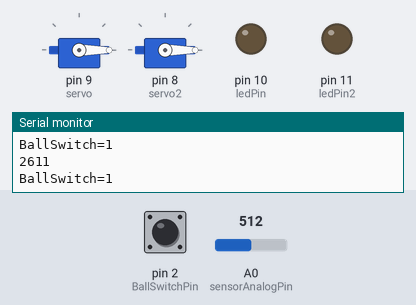
The sketch below on a simulated Arduino Uno, built with avr-gcc and run on an emulated ATmega328P. On the bench: 2 × servo, output pins drawn as LEDs (lit = HIGH), the last lines printed to the serial monitor. The test bench sets the inputs (shaded band); at power-on: pin 2 (BallSwitchPin) HIGH, A0 (sensorAnalogPin) = 512.

Above: at 1.2 s.
1.3 s: pin 2 (BallSwitchPin) pulled LOW for 0.15 s
At 1.41 s:
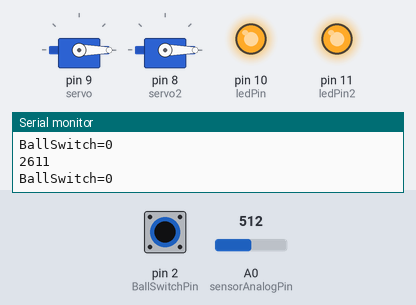
3.0 s: A0 (sensorAnalogPin) set to 776
4.5 s: A0 (sensorAnalogPin) set to 803
At 4.74 s:
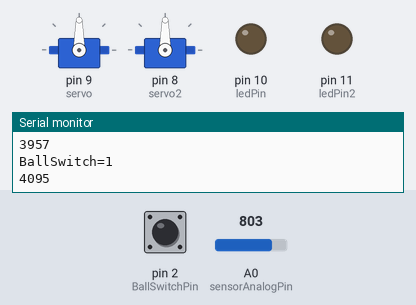
7.5 s: pin 2 (BallSwitchPin) pulled LOW for 1 s
At 9.38 s:
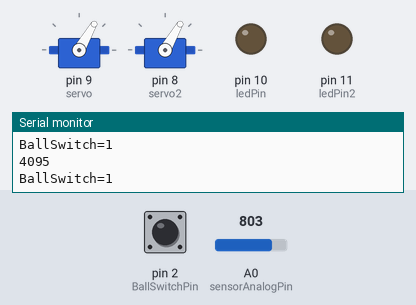
10.5 s: pin 2 (BallSwitchPin) pulled LOW for 3.2 s
At 11.32 s:
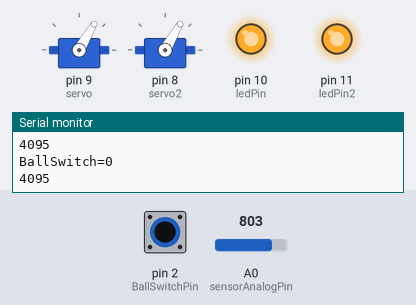
15.2 s: A0 (sensorAnalogPin) set to 716
Timing chart, 0 to 18.0 s (numbered marks = the images above; inputs shaded):
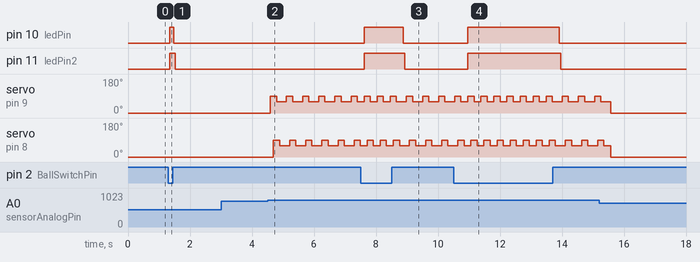

The sketch:

Sound_servo_Ball_LED.ino
```cpp
// www.elegoo.com
// 2018.10.24
/*
  LED1 should be lit, showing power. LED2 indicates sound input, and the sensitivity is adjusted by potentiometer.
  There is a tiny screw on the blue potentiometer block that you can use for adjustment. Turning that
  clockwise lowers the potentiometer value, while counter-clockwise raises the potentiometer value.
  Use the potentiometer to adjust the Sound Sensor sensitivity. Turn the potentiometer
  several rotations until you see the LED2 extinguish (or just faintly blink). This might be slightly greater than
  500, if you are also watching Serial Monitor (inital adjustment), or, Serial Plotter (the latter is prefererd for observation).
  Special thanks to user CRomer, for his input and hard work!
*/
#include <Servo.h>
Servo servo;
Servo servo2;
//sound+servo
int  sensorAnalogPin = A0;    // Select the Arduino input pin to accept the Sound Sensor's analog output
//int  sensorDigitalPin = 7;    // Select the Arduino input pin to accept the Sound Sensor's digital output
int  analogValue = 0;         // Define variable to store the analog value coming from the Sound Sensor
int  realValue;
int  digitalValue;            // Define variable to store the digital value coming from the Sound Sensor
         // Define LED port; this is the LED built in to the Arduino (labled L)

//ballswitch
int BallSwitchPin= 2;
const int ledPin = 10;
const int ledPin2 = 11;
int digitalVal;


void setup()
{
  Serial.begin(9600);               // The IDE settings for Serial Monitor/Plotter (preferred) must match this speed
  pinMode(sensorAnalogPin,INPUT);  // Define pin 7 as an input port, to accept digital input
  pinMode(BallSwitchPin,INPUT);
  servo.attach(9);
  servo2.attach(8);

  servo.write(90);
  servo2.write(90);
  pinMode(ledPin,OUTPUT);//initialize the ledPin as an output
  pinMode(ledPin2,OUTPUT);

  digitalWrite(sensorAnalogPin, HIGH);
  digitalWrite(BallSwitchPin, HIGH);


}

void loop(){
  analogValue = analogRead(sensorAnalogPin); // Read the value of the analog interface A0 assigned to digitalValue
  //digitalValue=digitalRead(sensorDigitalPin); // Read the value of the digital interface 7 assigned to digitalValue
  analogValue = map(analogValue, 0, 50, 0, 255);
  // analogWrite(Led13, analogValue);
  Serial.println(analogValue); // Send the analog value to the serial transmit interface


  if(analogValue>=4000)      // When the Sound Sensor sends signla, via voltage present, light LED13 (L)
  {
    servo.write(90);// move servos to center position -> 90°
  delay(100);
  servo2.write(90);// move servos to center position -> 90°
  delay(100);

    servo.write(60);// move servos to center position -> 60°
  delay(100);
    servo2.write(60);// move servos to center position -> 60°
  delay(100);

  }
  else
  {
   servo.write(0);
   servo2.write(0);
  }

   //ball switch
   digitalVal = digitalRead(BallSwitchPin);
   Serial.print("BallSwitch=");
   Serial.println(digitalVal);
   delay(20);

   if(digitalVal == HIGH){
    digitalWrite(ledPin,LOW);
    delay(50);
    digitalWrite(ledPin2,LOW);
    delay(50);
    }
   else
   {
    digitalWrite(ledPin,HIGH);
    digitalWrite(ledPin2,HIGH);
   }


}
```

Measured:
- the behaviour switches between 784 and 785 on A0 (sensorAnalogPin) (found by bisection; images 1 and 2)
- after the input at 1.3 s, pin 10 (ledPin): LOW → HIGH after 0.05 s, → LOW 0.12 s later; pin 11 (ledPin2): LOW → HIGH after 0.05 s, → LOW 0.17 s later
- after the input at 4.5 s, servo on pin 9 (servo): alternates 90° for 0.20 s and 60° for 0.32 s, starting after 0.09 s; servo on pin 8 (servo2): alternates 90° for 0.20 s and 60° for 0.32 s, starting after 0.19 s
- after the input at 7.5 s, pin 10 (ledPin), pin 11 (ledPin2): LOW → HIGH after 0.12 s, → LOW 1.3 s later
- after the input at 10.5 s, pin 10 (ledPin): LOW → HIGH after 0.46 s, → LOW 2.9 s later; pin 11 (ledPin2): LOW → HIGH after 0.46 s, → LOW 3.0 s later
